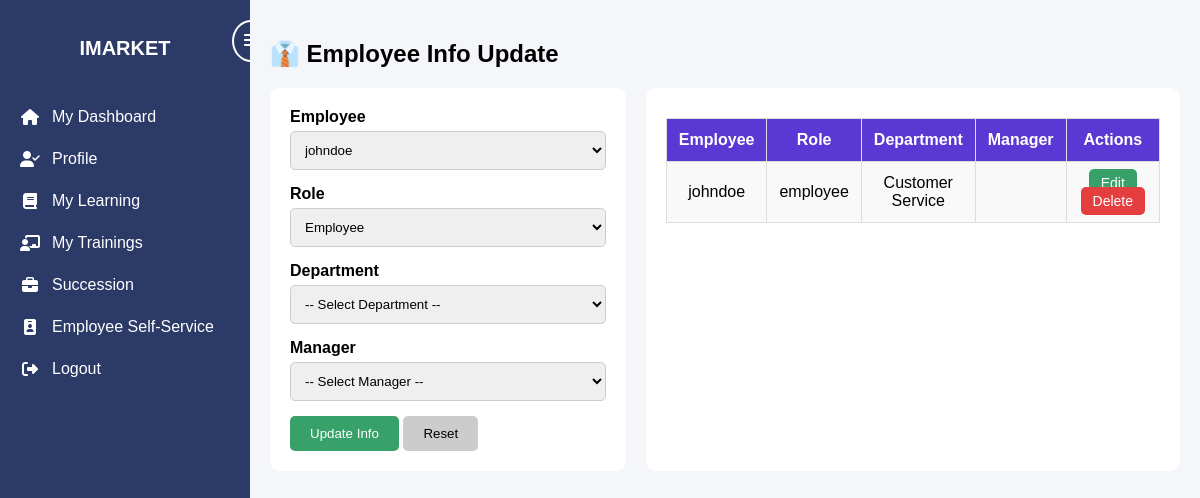
The page /ESS.php (signed in) on the database its author committed.
### tables this page shows
CREATE TABLE IF NOT EXISTS users (
    id INT AUTO_INCREMENT PRIMARY KEY,
    username VARCHAR(100) NOT NULL UNIQUE,
    fullname VARCHAR(200),
    email VARCHAR(150) UNIQUE NOT NULL,
    password VARCHAR(255) NOT NULL,
    role ENUM('employee', 'admin') DEFAULT 'employee',
    department_id INT DEFAULT NULL,
    manager_id INT DEFAULT NULL,
    contact VARCHAR(50),
    address TEXT,
    birthday DATE,
    id_number VARCHAR(50),
    photo VARCHAR(255),
    created_at TIMESTAMP DEFAULT CURRENT_TIMESTAMP,
    FOREIGN KEY (department_id) REFERENCES departments(id) ON DELETE SET NULL,
    FOREIGN KEY (manager_id) REFERENCES users(id) ON DELETE SET NULL
);

CREATE TABLE IF NOT EXISTS departments (
    id INT AUTO_INCREMENT PRIMARY KEY,
    name VARCHAR(100) NOT NULL UNIQUE
);

### ESS.php (the view, shortened to what this page needs)
<?php
include 'db.php';
$employees = $conn->query("SELECT * FROM users WHERE role='employee'");
?>
<!DOCTYPE html>
<html>
<head>
  <link rel="stylesheet" href="https://cdnjs.cloudflare.com/ajax/libs/font-awesome/6.4.0/css/all.min.css">
</head>
<body>
  <div class="sidebar" id="sidebar">
    <h2>IMARKET</h2>
    <div class="toggle-btn" onclick="toggleSidebar()"><i class="fas fa-bars"></i></div>
    <ul>
      <li><a href="admin_dashboard.php"><i class="fas fa-home"></i><span> My Dashboard</span></a></li>
      <li><a href="MyProfile.php"><i class="fas fa-user-check"></i><span>Profile</span></a></li>
      <li><a href="MyLearning.php"><i class="fas fa-book"></i><span> My Learning</span></a></li>
      <li><a href="MyTrainings.php"><i class="fas fa-chalkboard-teacher"></i><span> My Trainings</span></a></li>
      <li><a href="Succession.php"><i class="fas fa-briefcase"></i><span> Succession</span></a></li>
      <li><a href="ESS.php"><i class="fas fa-id-badge"></i><span> Employee Self-Service</span></a></li>
        <li><a href="logout.php"><i class="fas fa-sign-out-alt"></i><span> Logout</span></a></li>
    </ul>
  </div>
  <div class="main-content">
    <h2>👔 Employee Info Update</h2>
    <div class="container">
      <div class="form-box">
        <form method="POST">
          <label>Employee</label>
          <select name="employee" required>
            <?php while($emp = $employees->fetch_assoc()): ?>
              <option value="<?= $emp['id']; ?>"><?= htmlspecialchars($emp['username']); ?></option>
            <?php endwhile; ?>
          </select>
          <label>Role</label>
          <select name="role" required>
            <option value="employee">Employee</option>
          </select>
          <label>Department</label>
          <select name="department_id">
            <option value="">-- Select Department --</option>
          </select>
          <label>Manager</label>
          <select name="manager_id">
            <option value="">-- Select Manager --</option>
          </select>
          <button type="submit" name="update_info" class="update">Update Info</button>
          <button type="reset" class="reset">Reset</button>
        </form>
      </div>
      <div class="table-box">
        <table>
          <tr>
            <th>Employee</th>
            <th>Role</th>
            <th>Department</th>
            <th>Manager</th>
            <th>Actions</th>
          </tr>
          <?php
          $result = $conn->query("
            SELECT u.id, u.username, u.role, d.name AS dept_name, m.username AS manager_name
            FROM users u
            LEFT JOIN departments d ON u.department_id = d.id
            LEFT JOIN users m ON u.manager_id = m.id
            WHERE u.role='employee'
          ");
          while($row = $result->fetch_assoc()): ?>
          <tr>
            <td><?= htmlspecialchars($row['username']); ?></td>
            <td><?= htmlspecialchars($row['role']); ?></td>
            <td><?= htmlspecialchars($row['dept_name'] ?? ''); ?></td>
            <td><?= htmlspecialchars($row['manager_name'] ?? ''); ?></td>
            <td class="actions">
              <a href="edit_user.php?id=<?= $row['id']; ?>" class="edit">Edit</a>
              <a href="ESS.php?delete=<?= $row['id']; ?>" class="delete" onclick="return confirm('Delete this employee?')">Delete</a>
            </td>
          </tr>
          <?php endwhile; ?>
        </table>
      </div>
    </div>
  </div>
</body>
</html>

### ESS.php (style rules this page uses)
body { font-family: Arial, sans-serif; margin: 0; background: #f4f6f9; display: flex; }
.sidebar { width: 250px; background: #2b3a67; color: #fff; height: 100vh; position: fixed; left: 0; top: 0; padding: 20px 0; display: flex; flex-direction: column; align-items: center; transition: width 0.3s; overflow: hidden; }
.sidebar h2 { font-size: 20px; margin-bottom: 20px; transition: opacity 0.3s; }
.sidebar ul { list-style: none; width: 100%; padding: 0; }
.sidebar ul li a { display: flex; align-items: center; padding: 12px 20px; color: #fff; text-decoration: none; transition: 0.3s; }
.sidebar ul li a i { margin-right: 12px; min-width: 20px; text-align: center; }
.toggle-btn { position: absolute; top: 20px; right: -20px; background: #2b3a67; border-radius: 50%; padding: 10px; cursor: pointer; color: #fff; border: 2px solid #fff; transition: 0.3s; }
.main-content { margin-left: 250px; padding: 20px; width: calc(100% - 250px); }
h2 { margin-bottom: 20px; }
.container { display: flex; gap: 20px; }
.form-box, .table-box { background: #fff; padding: 20px; border-radius: 10px; flex: 1; }
label { display: block; margin-bottom: 5px; font-weight: bold; }
select, input { width: 100%; padding: 10px; margin-bottom: 15px; border: 1px solid #ccc; border-radius: 5px; }
button { padding: 10px 20px; border: none; border-radius: 5px; cursor: pointer; }
.update { background: #38a169; color: white; }
.reset { background: #ccc; }
table { width: 100%; border-collapse: collapse; margin-top: 10px; }
th, td { border: 1px solid #ddd; padding: 12px; text-align: center; }
th { background: #5a38d3; color: white; }
tr:nth-child(even) { background: #f9f9f9; }
.actions a { padding: 6px 12px; margin: 2px; border-radius: 5px; text-decoration: none; font-size: 14px; }
.edit { background: #38a169; color: white; }
.delete { background: #e53e3e; color: white; }

### rows shown on the page
users: username "johndoe", role "employee", department.name "Customer Service"

### other values the page prints
form field employee "johndoe"
